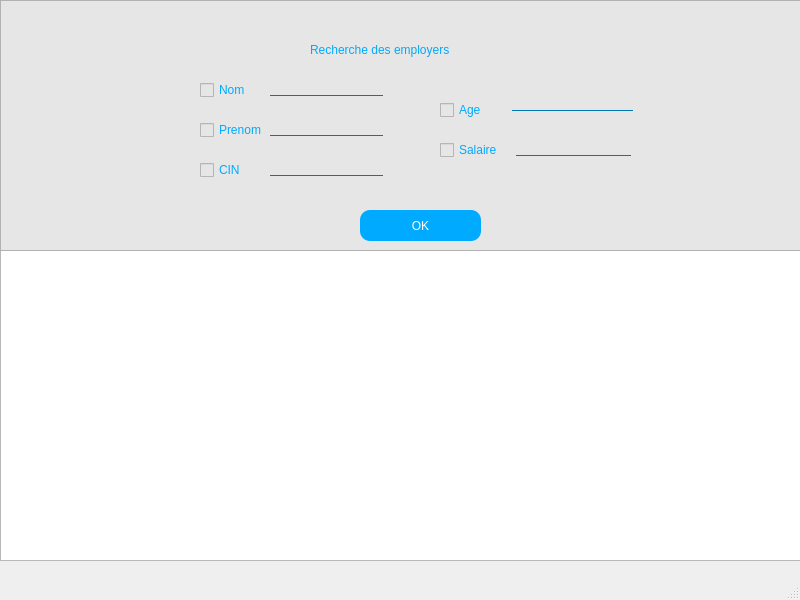
<?xml version="1.0" encoding="UTF-8"?>
<ui version="4.0">
 <class>Recherche_par_nom</class>
 <widget class="QMainWindow" name="Recherche_par_nom">
  <property name="geometry">
   <rect>
    <x>0</x>
    <y>0</y>
    <width>800</width>
    <height>600</height>
   </rect>
  </property>
  <property name="windowTitle">
   <string>MainWindow</string>
  </property>
  <property name="styleSheet">
   <string notr="true">QLineEdit {
background: transparent;
	border : none;
	color:rgb(22, 204, 137);
	border-bottom: 1px solid  rgb(0, 120, 180);
font: 11pt &quot;Century Gothic&quot;;
}
QLabel{
	color: rgb(78, 156, 234);
font: 12pt &quot;Century Gothic&quot;;
}
QCheckBox{
	color: rgb(0, 170, 255);
	font: 11pt &quot;Arial Rounded MT Bold&quot;;
}
</string>
  </property>
  <widget class="QWidget" name="centralwidget">
   <widget class="QTableView" name="tableView">
    <property name="geometry">
     <rect>
      <x>0</x>
      <y>250</y>
      <width>801</width>
      <height>311</height>
     </rect>
    </property>
   </widget>
   <widget class="QFrame" name="frame">
    <property name="geometry">
     <rect>
      <x>0</x>
      <y>0</y>
      <width>801</width>
      <height>251</height>
     </rect>
    </property>
    <property name="styleSheet">
     <string notr="true">background-color: rgb(230, 230, 230);</string>
    </property>
    <property name="frameShape">
     <enum>QFrame::StyledPanel</enum>
    </property>
    <property name="frameShadow">
     <enum>QFrame::Raised</enum>
    </property>
    <widget class="QCheckBox" name="checkBox_5">
     <property name="geometry">
      <rect>
       <x>440</x>
       <y>100</y>
       <width>76</width>
       <height>20</height>
      </rect>
     </property>
     <property name="text">
      <string>Age</string>
     </property>
    </widget>
    <widget class="QCheckBox" name="checkBox_3">
     <property name="geometry">
      <rect>
       <x>200</x>
       <y>160</y>
       <width>76</width>
       <height>20</height>
      </rect>
     </property>
     <property name="text">
      <string>CIN</string>
     </property>
    </widget>
    <widget class="QLineEdit" name="lineEdit_3">
     <property name="geometry">
      <rect>
       <x>270</x>
       <y>155</y>
       <width>113</width>
       <height>21</height>
      </rect>
     </property>
    </widget>
    <widget class="QPushButton" name="pushButton">
     <property name="geometry">
      <rect>
       <x>360</x>
       <y>210</y>
       <width>121</width>
       <height>31</height>
      </rect>
     </property>
     <property name="styleSheet">
      <string notr="true">font: 13pt &quot;Century Gothic&quot;;
color:white;
background-color: rgb(0, 170, 255);
;
border-radius:10px;
	</string>
     </property>
     <property name="text">
      <string>OK</string>
     </property>
    </widget>
    <widget class="QLabel" name="label">
     <property name="geometry">
      <rect>
       <x>310</x>
       <y>40</y>
       <width>231</width>
       <height>20</height>
      </rect>
     </property>
     <property name="styleSheet">
      <string notr="true">color: rgb(0, 170, 255);
	font: 12pt &quot;Arial Rounded MT Bold&quot;;</string>
     </property>
     <property name="text">
      <string>Recherche des employers</string>
     </property>
    </widget>
    <widget class="QLineEdit" name="lineEdit_5">
     <property name="geometry">
      <rect>
       <x>510</x>
       <y>135</y>
       <width>121</width>
       <height>21</height>
      </rect>
     </property>
    </widget>
    <widget class="QCheckBox" name="checkBox">
     <property name="geometry">
      <rect>
       <x>200</x>
       <y>80</y>
       <width>76</width>
       <height>20</height>
      </rect>
     </property>
     <property name="text">
      <string>Nom</string>
     </property>
    </widget>
    <widget class="QLineEdit" name="lineEdit_4">
     <property name="geometry">
      <rect>
       <x>512</x>
       <y>90</y>
       <width>121</width>
       <height>21</height>
      </rect>
     </property>
    </widget>
    <widget class="QCheckBox" name="checkBox_2">
     <property name="geometry">
      <rect>
       <x>200</x>
       <y>120</y>
       <width>76</width>
       <height>20</height>
      </rect>
     </property>
     <property name="text">
      <string>Prenom</string>
     </property>
    </widget>
    <widget class="QLineEdit" name="lineEdit_2">
     <property name="geometry">
      <rect>
       <x>270</x>
       <y>115</y>
       <width>113</width>
       <height>21</height>
      </rect>
     </property>
    </widget>
    <widget class="QCheckBox" name="checkBox_4">
     <property name="geometry">
      <rect>
       <x>440</x>
       <y>140</y>
       <width>76</width>
       <height>20</height>
      </rect>
     </property>
     <property name="text">
      <string>Salaire</string>
     </property>
    </widget>
    <widget class="QLineEdit" name="lineEdit">
     <property name="geometry">
      <rect>
       <x>270</x>
       <y>75</y>
       <width>113</width>
       <height>21</height>
      </rect>
     </property>
     <property name="text">
      <string/>
     </property>
    </widget>
   </widget>
  </widget>
  <widget class="QMenuBar" name="menubar">
   <property name="geometry">
    <rect>
     <x>0</x>
     <y>0</y>
     <width>800</width>
     <height>22</height>
    </rect>
   </property>
  </widget>
  <widget class="QStatusBar" name="statusbar"/>
 </widget>
 <resources/>
 <connections/>
</ui>
